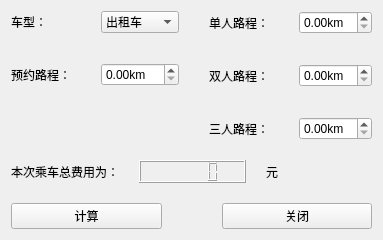
<?xml version="1.0" encoding="UTF-8"?>
<ui version="4.0">
 <class>Widget</class>
 <widget class="QWidget" name="Widget">
  <property name="geometry">
   <rect>
    <x>0</x>
    <y>0</y>
    <width>350</width>
    <height>199</height>
   </rect>
  </property>
  <property name="windowTitle">
   <string>打车计费系统</string>
  </property>
  <layout class="QVBoxLayout" name="verticalLayout">
   <property name="spacing">
    <number>20</number>
   </property>
   <item>
    <layout class="QHBoxLayout" name="horizontalLayout">
     <property name="spacing">
      <number>30</number>
     </property>
     <item>
      <layout class="QFormLayout" name="formLayout">
       <item row="0" column="0">
        <widget class="QLabel" name="label">
         <property name="text">
          <string>车型：</string>
         </property>
        </widget>
       </item>
       <item row="0" column="1">
        <widget class="QComboBox" name="comboBox_type">
         <item>
          <property name="text">
           <string>出租车</string>
          </property>
         </item>
         <item>
          <property name="text">
           <string>滴滴专车</string>
          </property>
         </item>
         <item>
          <property name="text">
           <string>顺风车</string>
          </property>
         </item>
         <item>
          <property name="text">
           <string>礼橙专车</string>
          </property>
         </item>
        </widget>
       </item>
       <item row="1" column="0">
        <widget class="QLabel" name="label_3">
         <property name="text">
          <string>预约路程：</string>
         </property>
        </widget>
       </item>
       <item row="1" column="1">
        <widget class="QDoubleSpinBox" name="doubleSpinBox_reserve">
         <property name="suffix">
          <string>km</string>
         </property>
        </widget>
       </item>
      </layout>
     </item>
     <item>
      <layout class="QFormLayout" name="formLayout_2">
       <item row="0" column="1">
        <widget class="QDoubleSpinBox" name="doubleSpinBox_distance">
         <property name="suffix">
          <string>km</string>
         </property>
        </widget>
       </item>
       <item row="1" column="0">
        <widget class="QLabel" name="label_4">
         <property name="text">
          <string>双人路程：</string>
         </property>
        </widget>
       </item>
       <item row="0" column="0">
        <widget class="QLabel" name="label_2">
         <property name="text">
          <string>单人路程：</string>
         </property>
        </widget>
       </item>
       <item row="2" column="0">
        <widget class="QLabel" name="label_8">
         <property name="text">
          <string>三人路程：</string>
         </property>
        </widget>
       </item>
       <item row="1" column="1">
        <widget class="QDoubleSpinBox" name="doubleSpinBox_distance2">
         <property name="suffix">
          <string>km</string>
         </property>
        </widget>
       </item>
       <item row="2" column="1">
        <widget class="QDoubleSpinBox" name="doubleSpinBox_distance3">
         <property name="suffix">
          <string>km</string>
         </property>
        </widget>
       </item>
      </layout>
     </item>
    </layout>
   </item>
   <item>
    <layout class="QHBoxLayout" name="horizontalLayout_3">
     <item>
      <widget class="QLabel" name="label_5">
       <property name="text">
        <string>本次乘车总费用为：</string>
       </property>
      </widget>
     </item>
     <item>
      <widget class="QLCDNumber" name="lcdNumber"/>
     </item>
     <item>
      <widget class="QLabel" name="label_6">
       <property name="text">
        <string>元</string>
       </property>
      </widget>
     </item>
    </layout>
   </item>
   <item>
    <layout class="QHBoxLayout" name="horizontalLayout_2">
     <property name="spacing">
      <number>60</number>
     </property>
     <item>
      <widget class="QPushButton" name="pushButton_calculate">
       <property name="text">
        <string>计算</string>
       </property>
      </widget>
     </item>
     <item>
      <widget class="QPushButton" name="pushButton_close">
       <property name="text">
        <string>关闭</string>
       </property>
      </widget>
     </item>
    </layout>
   </item>
  </layout>
 </widget>
 <resources/>
 <connections/>
</ui>
